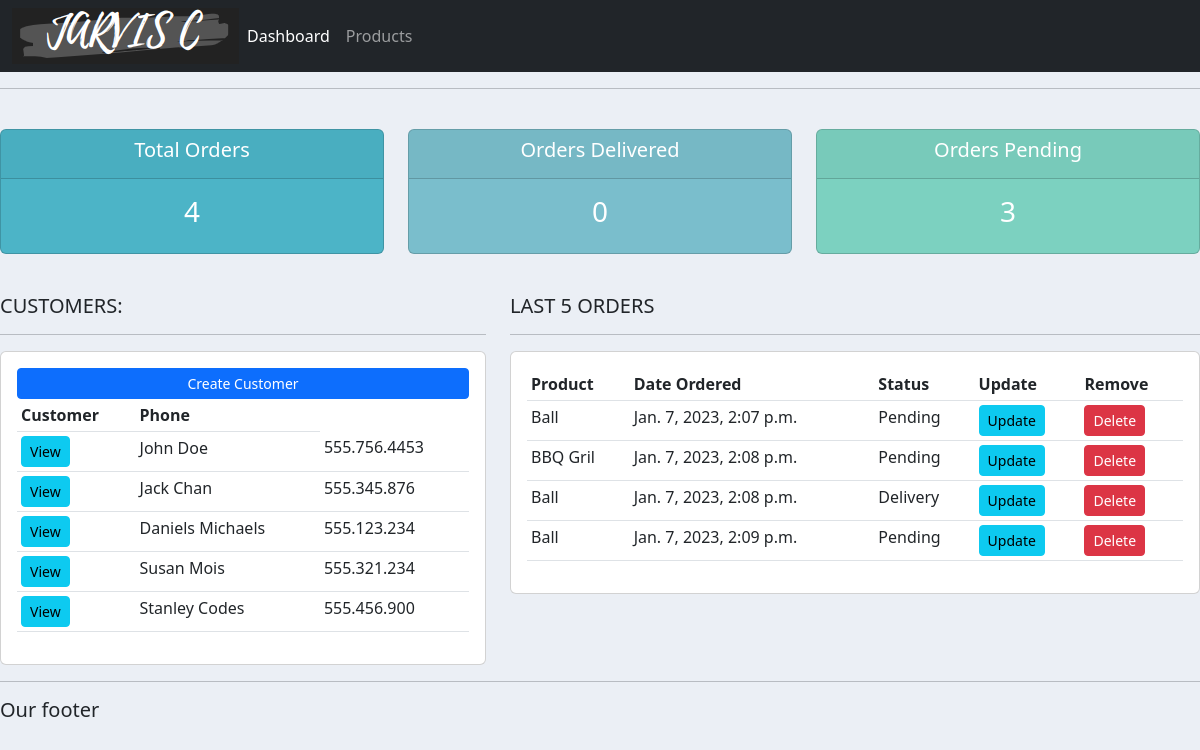
/, run on an earlier commit of the app's database.
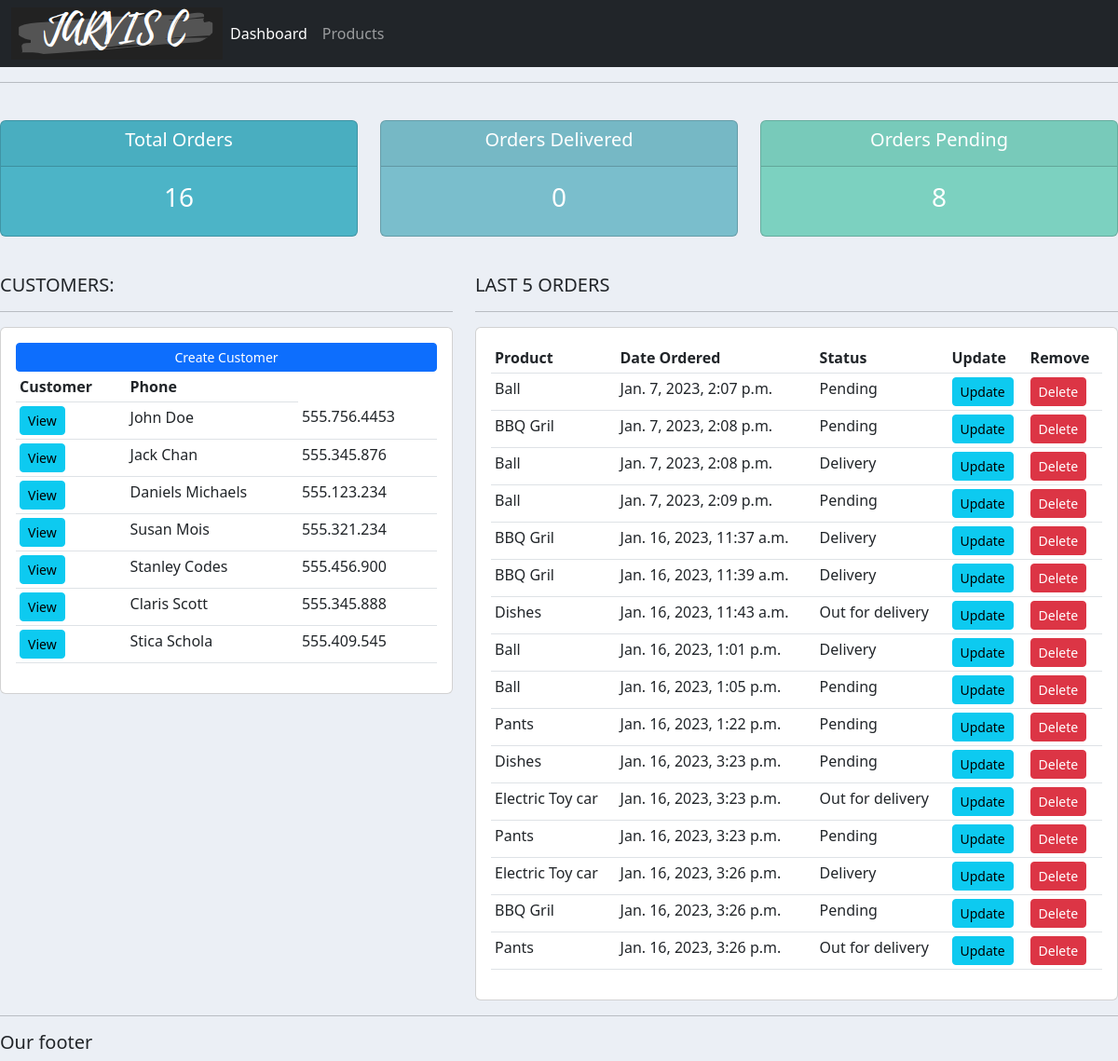
And on a later commit of the database.
### accounts/models.py (models this page shows, shortened)
class Customer(models.Model):
    name = models.CharField(max_length=200, null=True)
    phone = models.CharField(max_length=200, null=True)
    email = models.CharField(max_length=200, null=True)
    date_created = models.DateTimeField(auto_now_add=True, null=True)

class Order(models.Model):
    STATUS = (
        ('Pending', 'Pending'),
        ('Out for delivery', 'Out for delivery'),
        ('Delivery', 'Delivery'),
    )
    customer = models.ForeignKey(Customer, null=True, on_delete=models.SET_NULL)
    products = models.ForeignKey(Products, null=True, on_delete=models.SET_NULL)
    date_created = models.DateTimeField(auto_now_add=True, null=True)
    status = models.CharField(max_length=200, null=True, choices=STATUS)
    note = models.CharField(max_length=1000, null=True)

class Products(models.Model):
    CATEGORY = (
        ('Indoor', 'Indoor'),
        ('Out Door', 'Out Door'),
    )
    name = models.CharField(max_length=200, null=True)
    price = models.FloatField(null=True)
    category = models.CharField(max_length=200, null=True, choices=CATEGORY)
    description = models.CharField(max_length=200, null=True, blank=True)
    date_created = models.DateTimeField(auto_now_add=True, null=True)
    tags = models.ManyToManyField(Tag)
    def __str__(self):
        return self.name

### accounts/views.py (the view)
# urls.py: path('', views.home, name="home"),
def home(request):
    orders = Order.objects.all()
    customers = Customer.objects.all()
    total_customers = customers.count()
    total_orders = orders.count()
    delivered = orders.filter(status='Delivered').count()
    pending = orders.filter(status='Pending').count()
    context = {'orders': orders, 'customers': customers, 'total_orders': total_orders, 'delivered': delivered,
               'pending': pending}
    return render(request, 'accounts/dashboard.html', context)

### accounts/templates/accounts/dashboard.html
{% extends 'accounts/base.html' %}
{% block content %}
{% include 'accounts/status.html' %}
<br/>
<div class="row">
    <div class="col-md-5">
        <h5>CUSTOMERS:</h5>
        <hr/>
        <div class="card card-body">
            <a href="" class="btn btn-primary btn-sm btn-block">Create Customer</a>
            <table class="table table-sm">
                <tr>
                    <th>Customer</th>
                    <th>Phone</th>
                </tr>
                 {% for customer in customers %}
                    <tr>
                        <td><a class="btn btn-sm btn-info" href="{% url 'customer' customer.id %}" >View</a></td>
                        <td>{{ customer.name }}</td>
                        <td>{{ customer.phone }}</td>
                    </tr>
                {% endfor %}
            </table>
        </div>
    </div>
    <div class="col-md-7">
        <h5>LAST 5 ORDERS</h5>
        <hr/>
        <div class="card card-body">
            <table class="table table-sm">
                <tr>
                    <th>Product</th>
                    <th>Date Ordered</th>
                    <th>Status</th>
                    <th>Update</th>
                    <th>Remove</th>
                </tr>
                {% for order in orders %}
                    <tr>
                        <td>{{ order.products}}</td>
                        <td>{{ order.date_created}}</td>
                        <td>{{ order.status}}</td>
                        <td><a class="btn btn-sm btn-info" href="{% url 'update_order' order.id %}">Update</a></td>
                        <td><a class="btn btn-sm btn-danger " href="{% url 'delete_order' order.id %}">Delete</a></td>
                    </tr>
                {% endfor %}
            </table>
        </div>
    </div>
</div>
{% endblock %}

What changed in the data, as far as the page shows it:
added Customer: name "Claris Scott", phone "555.345.888"
added Customer: name "Stica Schola", phone "555.409.545"
added Order: products "BBQ Gril", date_created "Jan. 16, 2023, 11:37 a.m.", status "Delivery"
added Order: products "BBQ Gril", date_created "Jan. 16, 2023, 11:39 a.m.", status "Delivery"
added Order: products "Dishes", date_created "Jan. 16, 2023, 11:43 a.m.", status "Out for delivery"
added Order: products "Ball", date_created "Jan. 16, 2023, 1:01 p.m.", status "Delivery"
added Order: products "Ball", date_created "Jan. 16, 2023, 1:05 p.m.", status "Pending"
added Order: products "Pants", date_created "Jan. 16, 2023, 1:22 p.m.", status "Pending"
added Order: products "Dishes", date_created "Jan. 16, 2023, 3:23 p.m.", status "Pending"
added Order: products "Electric Toy car", date_created "Jan. 16, 2023, 3:23 p.m.", status "Out for delivery"
added Order: products "Pants", date_created "Jan. 16, 2023, 3:23 p.m.", status "Pending"
added Order: products "Electric Toy car", date_created "Jan. 16, 2023, 3:26 p.m.", status "Delivery"
added Order: products "BBQ Gril", date_created "Jan. 16, 2023, 3:26 p.m.", status "Pending"
added Order: products "Pants", date_created "Jan. 16, 2023, 3:26 p.m.", status "Out for delivery"
Also different on the page:
{{ total_orders }}: "4" → "16"
{{ pending }}: "3" → "8"
